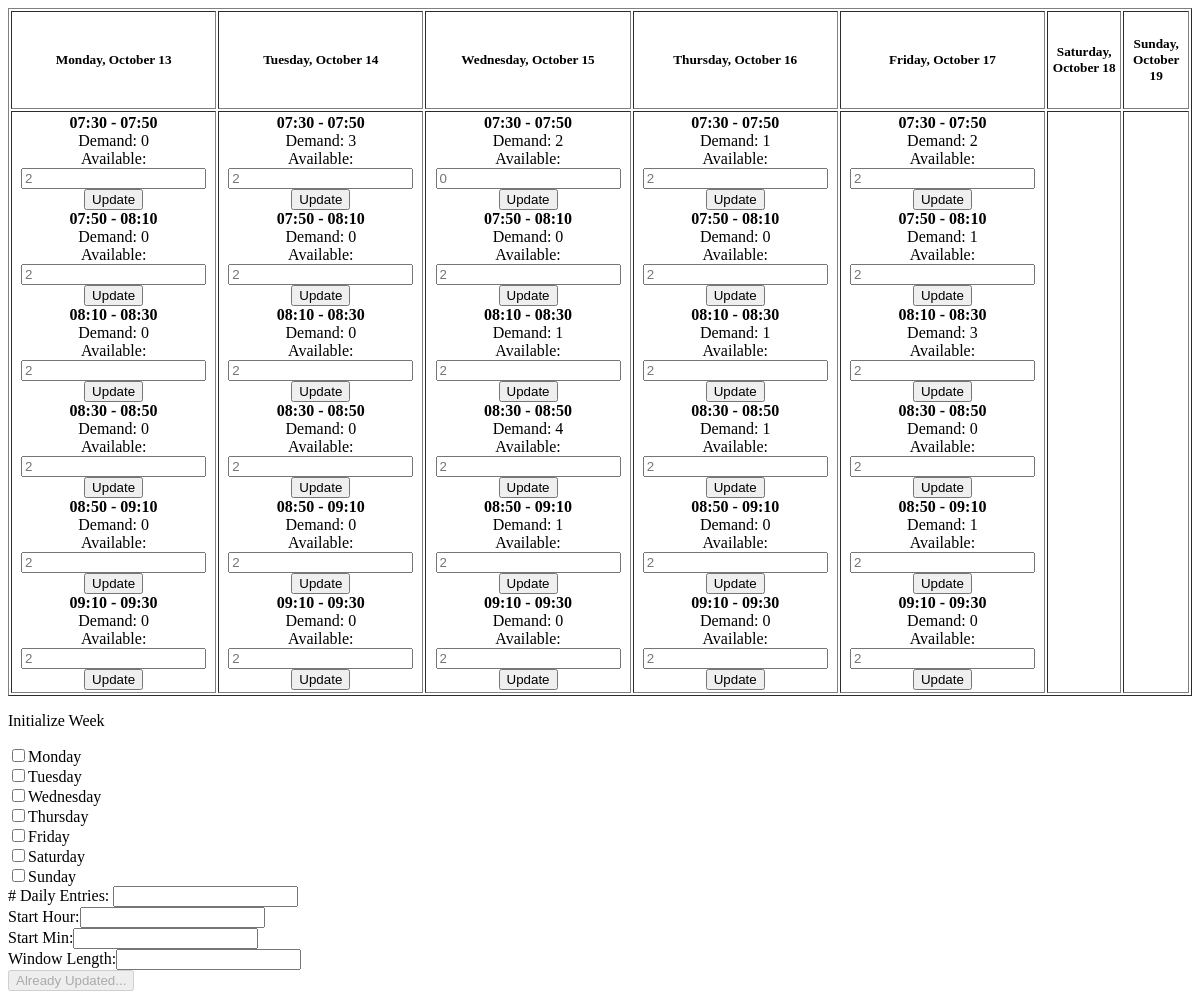
Before: /dashboard/set_calendar (signed in) with the older database file.
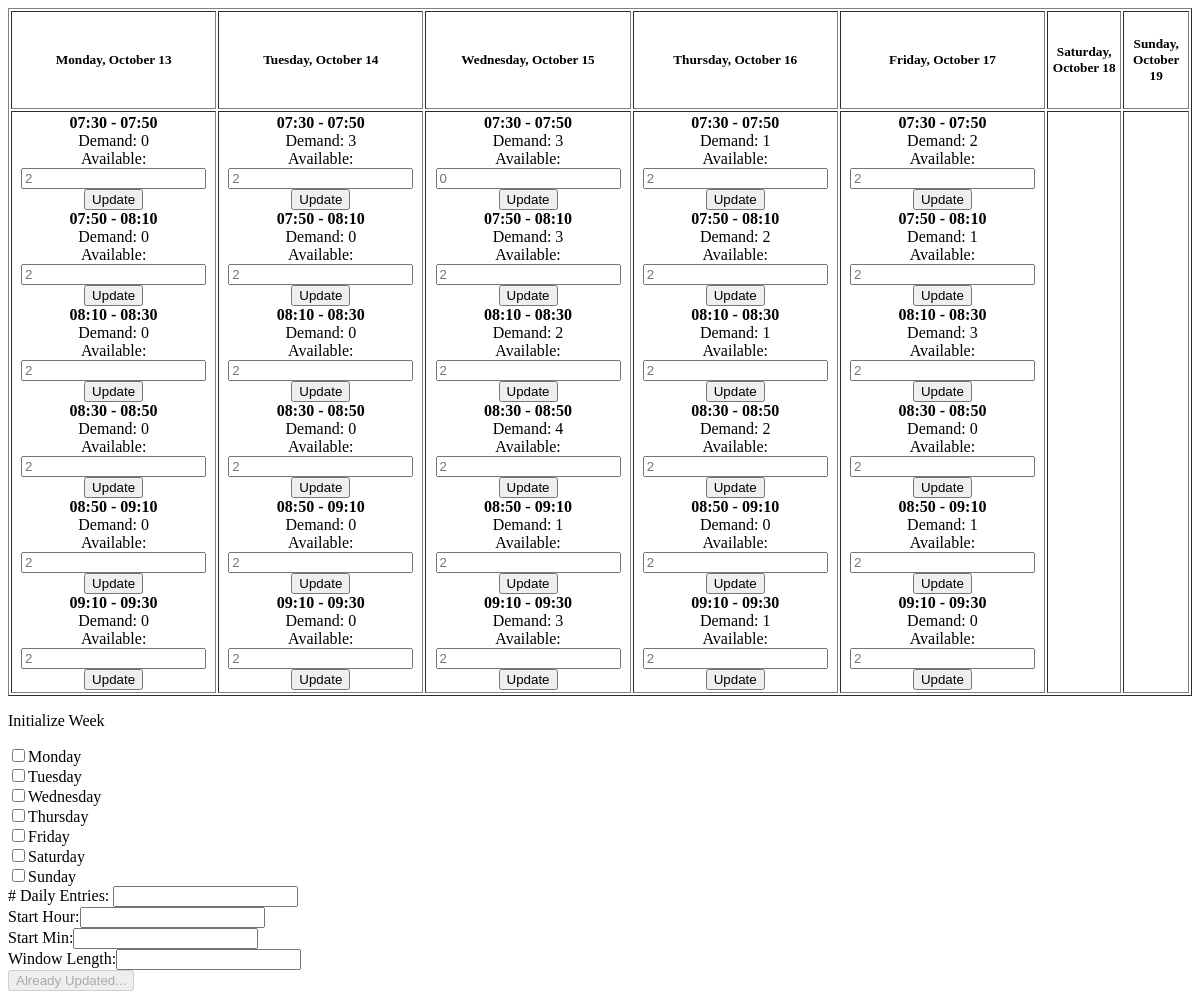
After: the same page with the newer database file.
### cal/models.py (models this page shows, shortened)
class Entry(models.Model):
	time = models.TimeField()
	date = models.DateField()
	original_capacity = models.IntegerField(default=2)
	available = models.IntegerField(default=2)
	demand = models.IntegerField(default=0)
	restaurant = models.ForeignKey(Restaurant)
	length = models.IntegerField(default=20)
	shutoff_hour = models.IntegerField(default=2)
	shutoff_min = models.IntegerField(default=0)
	def end_time(self):
		dt = datetime.combine(self.date, self.time)
		td = timedelta(minutes=self.length)
		end = dt + td
		return end
	def get_start_time_string(self):
		return self.time.strftime("%I:%M")
	def get_end_time_string(self):
		end =  self.end_time()
		return end.strftime("%I:%M")
	'''
	def get_orders_for_entry(self):
		orders = []

		for o in Orders.objects.all():
			if (o.entry.id == self.id):
				orders.append(o)

		return orders
	'''

### dashboard/views.py (the view)
def set_calendar(request):
	context = RequestContext(request)
	user = request.user
	if not user.is_superuser:
		return HttpResponse("You are not permissioned to be in this area.")
	else:
		today = datetime.today().date()
		week = today.isocalendar()[1]
		weekday = today.isocalendar()[2]
		mon = today - timedelta(days=weekday-1)
		if (weekday == 6) or (weekday == 7):
			week = week + 1
			mon = mon + timedelta(days=7)
		day_list = []
		m, t, w, th, f, s, su = [], [], [], [], [], [], []
		for i in range(0, 7):
			day = mon + timedelta(days=i)
			formatted_day = day.strftime("%A, %B %d")
			day_list.append(formatted_day)
			if i == 0:
				m = Entry.objects.filter(date=day)
			if i == 1:
				t = Entry.objects.filter(date=day)
			if i == 2:
				w = Entry.objects.filter(date=day)
			if i == 3:
				th = Entry.objects.filter(date=day)
			if i == 4:
				f = Entry.objects.filter(date=day)
			if i == 5:
				s = Entry.objects.filter(date=day)
			if i == 6:
				su = Entry.objects.filter(date=day)
		for j in [m, t, w, th, f, s, su]:
			sort_list_by_time(j)
		valid_to_add = True
		days = [m, t, w, th, f, s, su]
		for k in days:
			if len(k) > 0:
				valid_to_add = False
				break
		return render_to_response(
			'caladmin.html',
			{
			'day_list':day_list,
			'days':days,
			'valid_to_add':valid_to_add,
			},
			context)

### dashboard/views.py (called while the page is built)
def sort_list_by_time(times):
	sorted_times = []
	for t in times:
		formatted = t.time.strftime("%I:%M")
		sorted_times.append(formatted)
	sorted_times = sorted(sorted_times)
	original_entries = []
	for k in sorted_times:
		for t in times:
			if k == t.time.strftime("%I:%M"):
				original_entries.append(t)
	return original_entries

### dashboard/templates/caladmin.html (shortened to what this page needs)
{% extends 'admin_base.html' %}
{% block content %}
<table border='1' cellspacing='2' cellpadding='2'>
	<tr>
		{% for day in day_list %}
		<td><center><h5><b>{{ day }}</b></h5></center></td>
		{% endfor %}
	</tr>
		<tr>
		{% for day in days %}
			<td>
			{% for deliv in day %}
				<form role="form" method="post" action="cal_process_add">
				<center><b>{{ deliv.get_start_time_string }} - {{ deliv.get_end_time_string }}</b></center>
				<center>Demand: {{deliv.demand}}</center>
				<center>Available: <input id="{{ deliv.id }}" name="available" placeholder="{{deliv.available}}"></center>
				<center><input type="submit" name="submit" value="Update" /></center>
				</form>
			{% endfor %}
			</td>
		{% endfor %}
		</tr>
</table>
	<p>Initialize Week</p>
		<form role="form" method="post" action="initialize_week">
		<input type="checkbox" name="m">Monday<br>
		<input type="checkbox" name="t">Tuesday<br>
		<input type="checkbox" name="w">Wednesday<br>
		<input type="checkbox" name="th">Thursday<br>
		<input type="checkbox" name="f">Friday<br>
		<input type="checkbox" name="s">Saturday<br>
		<input type="checkbox" name="su">Sunday<br>
		# Daily Entries: <input name="num_entries"><br>
		Start Hour:<input name="start_time_hour"><br>
		Start Min:<input name="start_time_min"><br>
		Window Length:<input name="win_len"><br>
		{% if valid_to_add %}
		<input type="submit" name="submit" value="Update" /></center>
		{% else %}
		<input type="submit" name="submit" value="Already Updated..." disabled />
		{% endif %}
	</form>
{% endblock %}

Changed rows visible on the page:
changed Entry (number 13 of 30 on the later page): demand "2" → "3"
changed Entry (number 14 of 30 on the later page): demand "0" → "3"
changed Entry (number 15 of 30 on the later page): demand "1" → "2"
changed Entry (number 18 of 30 on the later page): demand "0" → "3"
changed Entry (number 20 of 30 on the later page): demand "0" → "2"
changed Entry (number 22 of 30 on the later page): demand "1" → "2"
changed Entry (number 24 of 30 on the later page): demand "0" → "1"
